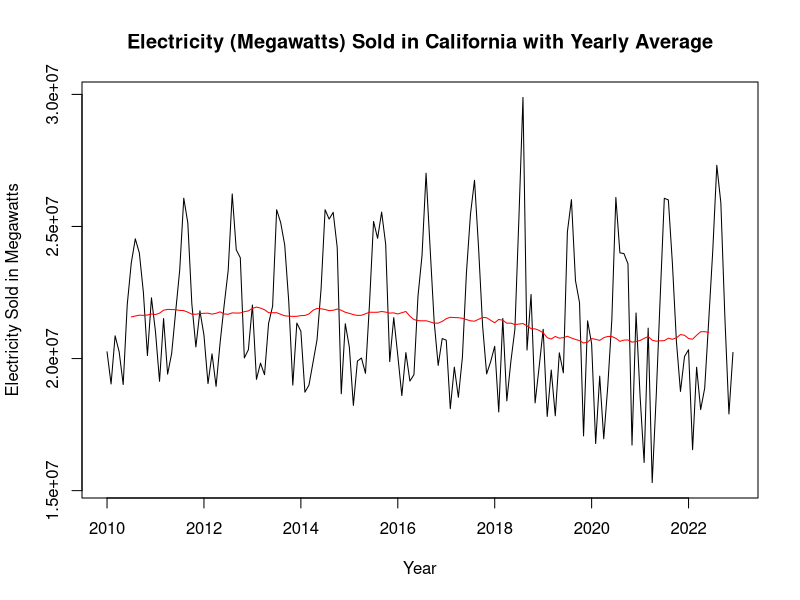
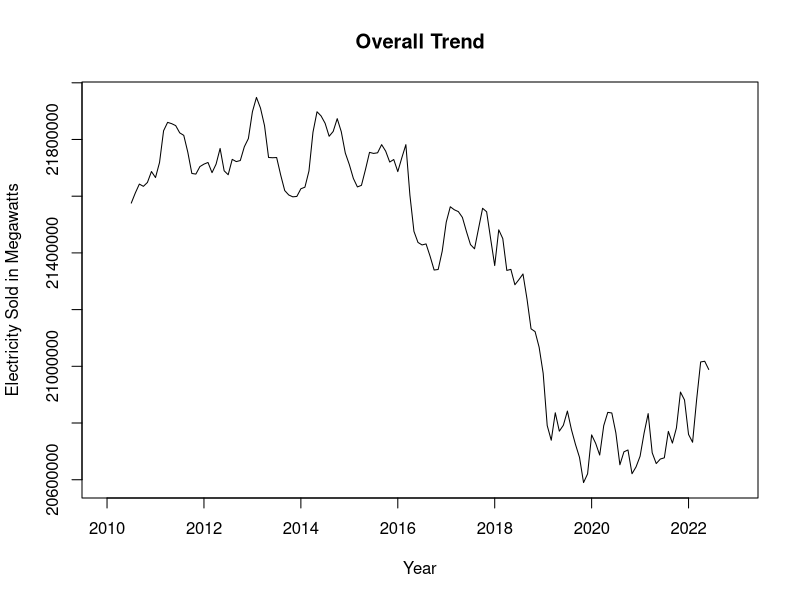
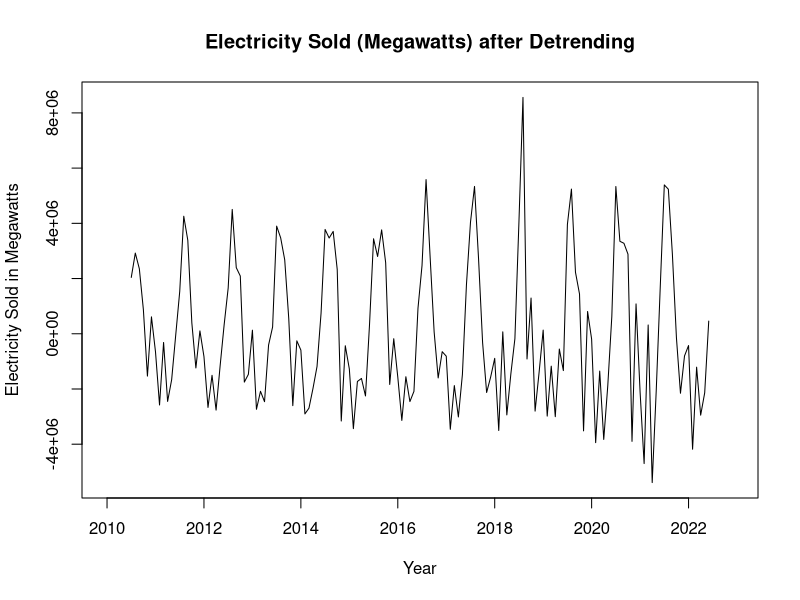
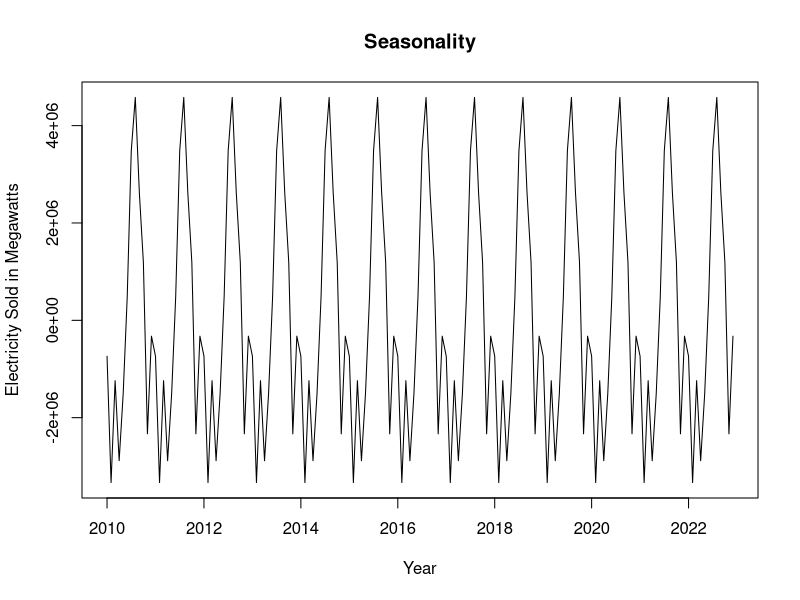
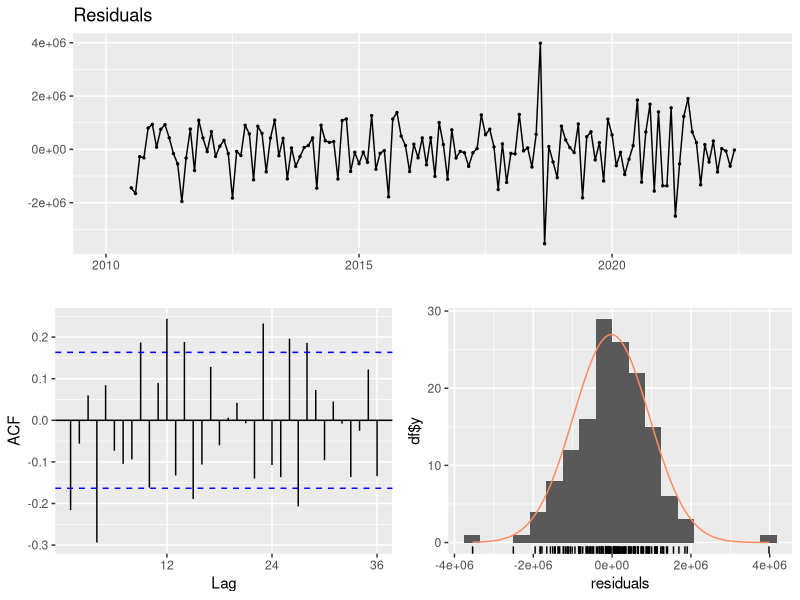
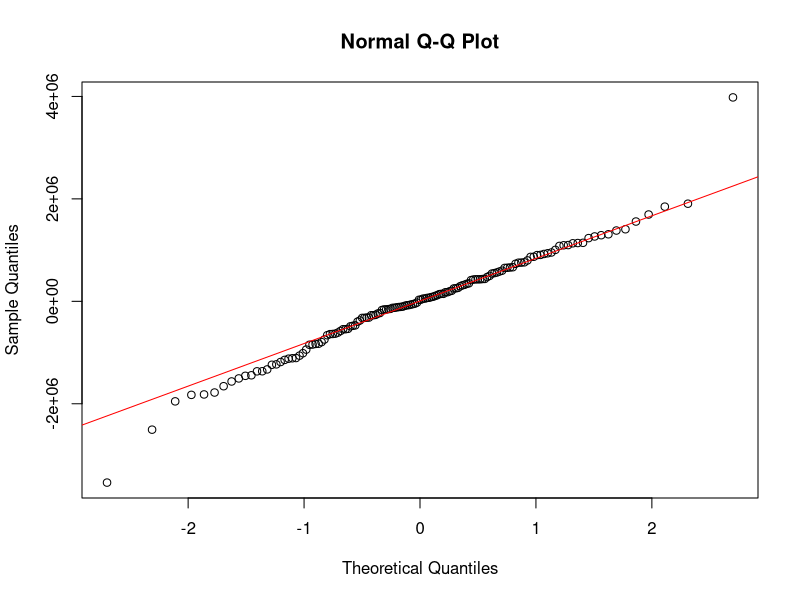
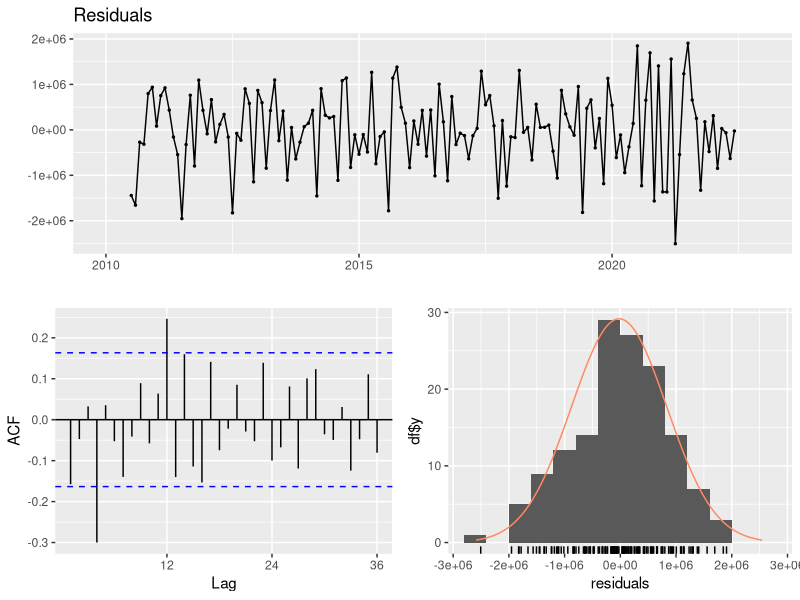
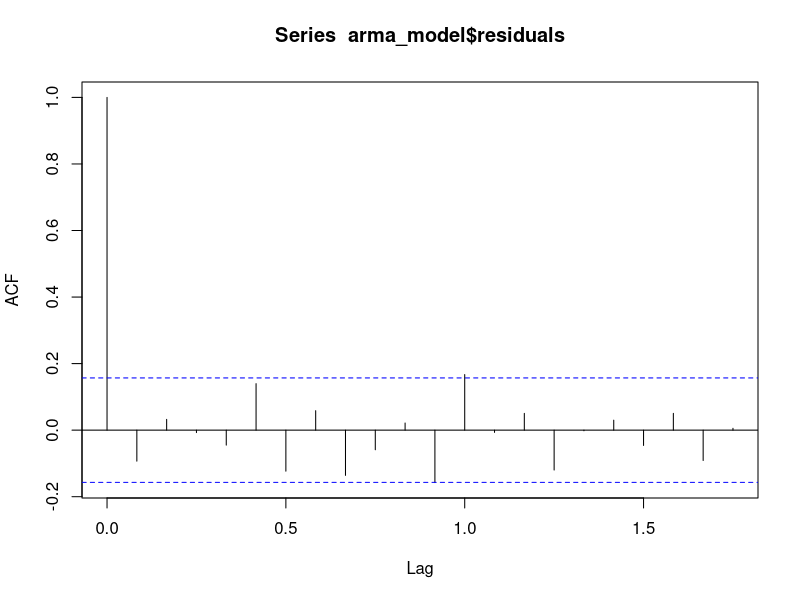

The R script that drew these images, in order: (Note: this script raises an error after producing the figures.)
## ---- chunk 1
knitr::opts_chunk$set(echo = TRUE)

path <- "/Users/alisonwong/git/electricity-time-series"
knitr::opts_knit$set(root.dir = path)
setwd(path)
## ---- chunk 2
# Load Packages 
library(tidyverse)
library(forecast)
library(lmtest)
library(tseries)
## ---- chunk 3
# Read data 
energy <- read.csv("energy-ca.csv")

# Subset data to select columns we need: Year, Month, State, Megawatts (sold)
energy_df <- subset(energy, select = c("X", "X.1", "X.2", "X.16"))
energy_df <- energy_df[-c(1,2),] # remove first two rows (unnecessary as these rows were the result of a small issue when importing the file)

# Add column names
colnames(energy_df) <- c("Year", "Month", "State", "Megawatts")
table(grepl("CA", energy_df$State)) # check the amount of times in which "CA" appears in the "X.2" column which corresponds to the respective state

# Subset data to select California 
energy_df <- energy_df[energy_df$State == "CA",]

# Get rid of empty rows
row.names(energy_df) <- NULL

# Check the amount of times in which the State column equals "CA". Since this number, 158, matches with the earlier number, we have support to say no important data was lost
table(grepl("CA", energy_df$State))
## ---- chunk 4
# Change to integers
energy_df$Year <- as.integer(energy_df$Year)
energy_df$Month <- as.integer(energy_df$Month)
energy_df$Megawatts <- as.integer(gsub(",", "", energy_df$Megawatts))

# Arrange energy_df in ascending order of time
energy_df <- energy_df %>%
  arrange(Year, Month)
head(energy_df)

# Remove the 2023 year as only Jan and Feb data is present
energy_df <- energy_df[energy_df$Year != 2023,]

# Time series objedct
energy_ts <- ts(energy_df[,4], start= 2010, frequency = 12)
## ---- chunk 5
# Get overall trend by moving average window of 12
decomp <- decompose(energy_ts, type = "additive")
m_t <- decomp$trend

ts.plot(energy_ts,
        xlab = "Year",
        ylab = "Electricity Sold in Megawatts",
        main = "Electricity (Megawatts) Sold in California with Yearly Average")
lines(m_t, col = "red")
## ---- chunk 6
# Overall trend
ts.plot(m_t,
        xlab = "Year",
        ylab = "Electricity Sold in Megawatts",
        main = "Overall Trend")

# Detrend only
detrend <- energy_ts - m_t
## ---- chunk 7
# Plot new time series that clearly exposes seasonality
ts.plot(detrend,
        xlab = "Year",
        ylab = "Electricity Sold in Megawatts",
        main = "Electricity Sold (Megawatts) after Detrending")

# Get seasonality
s_t <- decomp$seasonal
ts.plot(s_t, xlab = "Year", ylab = "Electricity Sold in Megawatts", main = "Seasonality")
## ---- chunk 8
# Decomposed time series by detrending and deseasonalizing
# Extract residuals
z_t <- energy_ts - m_t - s_t

# Plot time series, ACF, histogram, QQ-plot of white noise
checkresiduals(z_t)
qqnorm(z_t)
qqline(z_t, col = "red")
## ---- chunk 9
# Jan 2010 - Jul 2018
df1 <- energy_df[1:103,]
df1_ts <- ts(df1[,4], start= 2010, frequency = 12)

# Oct 2018 - Dec 2022
df2 <- energy_df[106:156,]
df2_ts <- ts(rev(df2[,4]), start= c(2018, 10), frequency = 12) # reversed order - have to reverse back 

# Decompose both ts
decom_df1 <- decompose(df1_ts, type = "additive")
decom_df2 <- decompose(df2_ts, type = "additive")
## ---- chunk 10
find_arima <- function(residuals, p_values, d_values, q_values) {
  
  aic_matrix <- matrix(NA, nrow = length(p_values), ncol = length(q_values))
  
  # Loop over all combinations of p, d, and q values
  for (i in 1:length(p_values)) {
    for (j in 1:length(d_values)) {
      for (k in 1:length(q_values)) {
        # Fit the ARMA model with current p, d, q values
        arma_model <- arima(decom_df1$random, order = c(p_values[i], d_values[j], q_values[k]))
      
        # Calculate the AIC value for the current model
        aic <- AIC(arma_model)
      
        # Store the AIC value in the matrix
        aic_matrix[i, k] <- aic
      }
    }
  }
  
  print(aic_matrix)
  
  # Find the indices of the minimum AIC value in the matrix
  min_indices <- which(aic_matrix == min(aic_matrix), arr.ind = TRUE)

  # Extract the corresponding p, d, q values with the minimum AIC
  best_p <- p_values[min_indices[, 1]]
  best_d <- d_values[min_indices[, 2]]
  best_q <- q_values[min_indices[, 2]]
  
  # Print the best p, d, q values
  cat("Best p:", best_p, "\n")
  cat("Best d:", best_d, "\n")
  cat("Best q:", best_q, "\n")
  cat("AIC:", min(aic_matrix), "\n")
}

# Define the range of values to consider for p, d, and q
p_values <- 0:8
d_values <- 0
q_values <- 0:8
## ---- chunk 11
find_arima(decom_df1$random, p_values, d_values, q_values)
find_arima(decom_df2$random, p_values, d_values, q_values)

arma1 <- arima(decom_df1$random, order = c(4, 0, 4))
arma2 <- arima(decom_df2$random, order = c(4, 0, 4))
## ---- chunk 12
# Forecast the residuals w/ ARMA(5,6)
forecast_zt <- predict(arma1, n.ahead = 2)$pred

# Backcast the residuals w/ ARMA(5,6)
backcast_zt <- rev(predict(arma2, n.ahead = 2)$pred) # reverse to get Aug & Sept 2018 values

# Average
avg_zt <- (forecast_zt + backcast_zt)/2
avg_zt 
## ---- chunk 13
# Indices and vaalues to replace
indices <- c(104, 105)
new_values <- c(avg_zt)
z_t[indices] <- new_values
## ---- chunk 14
checkresiduals(z_t)

# Augmented Dickey–Fuller test for stationarity
adf.test(z_t[7:150]) # since we used the two-sided MA, the first 6 and last 6 points are NA
## ---- chunk 15
find_arima(z_t, p_values, d_values, q_values)

# Fit an ARMA model to the residuals
arma_model <- arima(z_t, order = c(4, 0, 4))
arma_model
## ---- chunk 16
# White Noise
acf(arma_model$residuals, na.action=na.pass)
pacf(arma_model$residuals, na.action=na.pass)

# Normality
qqnorm(arma_model$residuals) # Heavy tail
qqline(arma_model$residuals, col = "red")
## ---- chunk 17
Box.test(arma_model$residuals, type = "Ljung-Box")
## ---- chunk 18
summary(arma_model)
coeftest(arma_model)
#AR - drop 2

# drop in formula
## ---- chunk 19
zt_2023 <- predict(arma_model, n.ahead = 12)

# Plot the time series (with 2022) with the 2022 forecast and 95% prediction intervals
plot(z_t, xlim = c(2010, 2023),
     main = "Time series predictions from 2022 to 2023")

points(zt_2023$pred, type = "l", col = 2, lwd = 2)
points(zt_2023$pred - 2*zt_2023$se, type = "l", col = "blue", lty = 2, lwd = 0.2)
points(zt_2023$pred + 2*zt_2023$se, type = "l", col = "blue", lty = 2, lwd = 0.2)
legend("topleft", lty=1, bty = "n", col=c("red","black"), c("predicted values","actual values"))
## ---- chunk 20
Yt <- zt_2023$pred + s_t[1:12] + m_t[145:156]

plot(energy_ts, xlim = c(2010, 2024),
     main = "Time series predictions from 2022 to 2026")

points(Yt, type = "l", col = 2, lwd = 2)
points(zt_2023$pred - 2*zt_2023$se + s_t[1:12] + m_t[145:156], 
       type = "l", col = "blue", lty = 2, lwd = 0.2)
points(zt_2023$pred + 2*zt_2023$se + s_t[1:12] + m_t[145:156], 
       type = "l", col = "blue", lty = 2, lwd = 0.2)
legend("topleft", lty=1, bty = "n", col=c("red","black"), c("predicted values","actual values"))
# how to predict m_t and s_t???
## ---- chunk 21
# Calculate prediction error?
#accuracy(predict_AR$pred, energy_ts[145:156])
## ---- chunk 22
spectrum()


#spec <- spec.ar(z_t, plot = FALSE, na.action = na.pass)  # parametric estimation based on AR model
# The latter's order is estimated using the Yule-Walker equations, with
# order selected by AIC
#sun_np = spectrum(z_t, spans = c(5, 5), plot = FALSE, na.action = na.pass)  # nonparametric  
#plot(sun_ar$freq, sun_ar$spec, type = "l", log = "y", ylab = "spectrum", xlab = "frequency", 
#    bty = "l")
#lines(sun_np$freq, sun_np$spec, lty = 2)
#legend("topright", c("parametric", "nonparametric"), lty = 1:2, bty = "n")

# draw periodogram
# decompose data in spectral domain 
